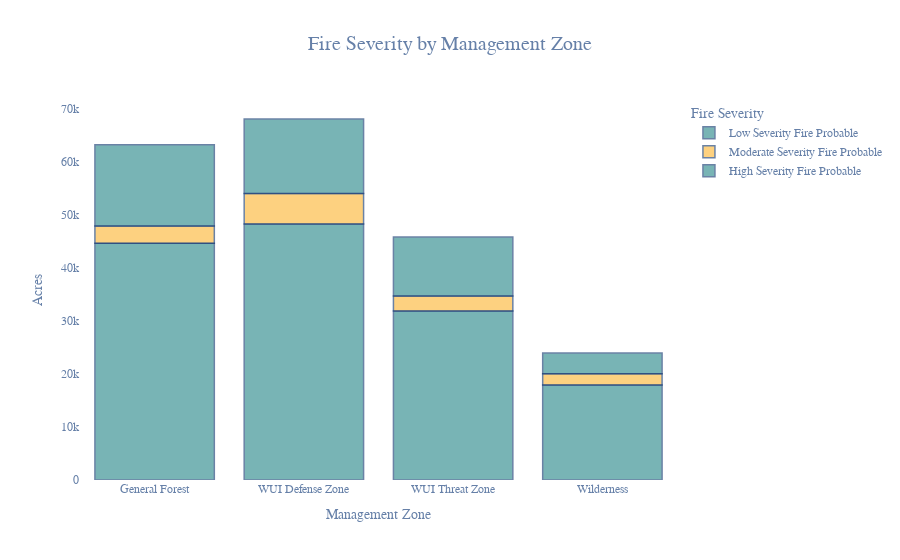

This figure's notebook cell:
### Code cell
# stacked bar chart of severity by management zone
fig = px.bar(dfMgmt_Fire, x="Name", y="Acres", color="Fire Severity",
            title="Fire Severity by Management Zone",
            labels={"Acres": "Acres", "Name": "Management Zone"},
            color_discrete_sequence=["#208385", "#FCB42C"],
            custom_data=["Fire Severity"],

            )

fig.update_traces(marker_line_color='rgb(8,48,107)',
                  marker_line_width=1.5, opacity=0.6,
                  textfont_size=14, textposition="inside",
                  hovertemplate="<br>".join(
                        ["<b>%{y:.0%}</b> of the forested area is", "likely to burn as <i>%{customdata[0]}</i>"]
                    )
                    + "<extra></extra>",
            )
fig.update_layout(title_x=0.5, title_font_size=20,
                    title_font_color='#6680a8',
                    xaxis_title="Management Zone",
                    yaxis_title="Acres",
                    legend_title_text='Fire Severity',
                    font_family=font,
                    font_color='#6680a8',
                    plot_bgcolor='white',
                    showlegend=True
                     )
fig.show()
# save to HTML
fig.write_html("DataVisualizations/FireSeverity_ManagementZone.html")

### Figure 1 — Plotly figure (JSON) as saved in the notebook; plotly's stock layout.template omitted (floating-point values rounded to 4 significant figures)
{"data": [{"customdata": [["Low Severity Fire Probable"], ["Low Severity Fire Probable"], ["Low Severity Fire Probable"], ["Low Severity Fire Probable"]], "hovertemplate": "<b>%{y:.0%}</b> of the forested area is<br>likely to burn as <i>%{customdata[0]}</i><extra></extra>", "legendgroup": "Low Severity Fire Probable", "marker": {"color": "#208385", "line": {"color": "rgb(8,48,107)", "width": 1.5}, "pattern": {"shape": ""}}, "name": "Low Severity Fire Probable", "opacity": 0.6, "orientation": "v", "showlegend": true, "textfont": {"size": 14}, "textposition": "inside", "type": "bar", "x": ["General Forest", "WUI Defense Zone", "WUI Threat Zone", "Wilderness"], "xaxis": "x", "y": [44630.0, 48240.0, 31870.0, 17930.0], "yaxis": "y"}, {"customdata": [["Moderate Severity Fire Probable"], ["Moderate Severity Fire Probable"], ["Moderate Severity Fire Probable"], ["Moderate Severity Fire Probable"]], "hovertemplate": "<b>%{y:.0%}</b> of the forested area is<br>likely to burn as <i>%{customdata[0]}</i><extra></extra>", "legendgroup": "Moderate Severity Fire Probable", "marker": {"color": "#FCB42C", "line": {"color": "rgb(8,48,107)", "width": 1.5}, "pattern": {"shape": ""}}, "name": "Moderate Severity Fire Probable", "opacity": 0.6, "orientation": "v", "showlegend": true, "textfont": {"size": 14}, "textposition": "inside", "type": "bar", "x": ["General Forest", "WUI Defense Zone", "WUI Threat Zone", "Wilderness"], "xaxis": "x", "y": [3228.0, 5753.0, 2824.0, 2105.0], "yaxis": "y"}, {"customdata": [["High Severity Fire Probable"], ["High Severity Fire Probable"], ["High Severity Fire Probable"], ["High Severity Fire Probable"]], "hovertemplate": "<b>%{y:.0%}</b> of the forested area is<br>likely to burn as <i>%{customdata[0]}</i><extra></extra>", "legendgroup": "High Severity Fire Probable", "marker": {"color": "#208385", "line": {"color": "rgb(8,48,107)", "width": 1.5}, "pattern": {"shape": ""}}, "name": "High Severity Fire Probable", "opacity": 0.6, "orientation": "v", "showlegend": true, "textfont": {"size": 14}, "textposition": "inside", "type": "bar", "x": ["General Forest", "WUI Defense Zone", "WUI Threat Zone", "Wilderness"], "xaxis": "x", "y": [15340.0, 14050.0, 11100.0, 3919.0], "yaxis": "y"}], "layout": {"barmode": "relative", "font": {"color": "#6680a8", "family": "Calibri"}, "legend": {"title": {"text": "Fire Severity"}, "tracegroupgap": 0}, "plot_bgcolor": "white", "showlegend": true, "title": {"font": {"color": "#6680a8", "size": 20}, "text": "Fire Severity by Management Zone", "x": 0.5}, "xaxis": {"anchor": "y", "domain": [0, 1], "title": {"text": "Management Zone"}}, "yaxis": {"anchor": "x", "domain": [0, 1], "title": {"text": "Acres"}}}}
